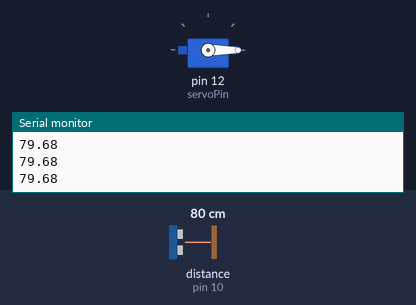
A sketch run on a simulated Arduino Uno, built with avr-gcc and run on an emulated ATmega328P. Parts: servo, the last lines printed to the serial monitor. Wiring (inferred from the names in the program): ultrasonic range finder: trigger pin 11; echo pin 10. The test bench sets the inputs (shaded band); at power-on: distance to the obstacle (sensor on pin 10) 80 cm. The echo pulse lasts 58.3 µs per cm.

Above: at 1.2 s.
1.3 s: distance to the obstacle (sensor on pin 10) set to 7 cm
2.8 s: distance to the obstacle (sensor on pin 10) set to 4 cm
At 4.1 s:
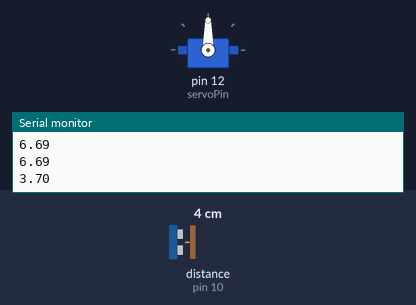
Timing chart, 0 to 5.8 s (numbered marks = the images above; inputs shaded):
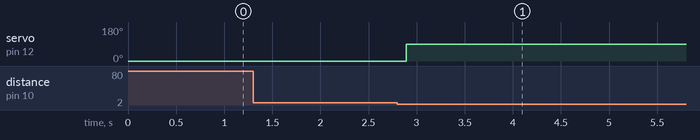

The sketch:

parking_garage_sensor.ino
```cpp
// parking_garage_sensor.ino
// Use Arduino IDE to run Code


#include <Servo.h>

#define trigPin 11
#define echoPin 10
#define servoPin 12

Servo parkingGate;

void setup() {
  Serial.begin(9600);

  pinMode(trigPin, OUTPUT);
  pinMode(echoPin, INPUT);
  digitalWrite(trigPin, LOW);

  parkingGate.attach(servoPin);
  parkingGate.write(0);
}

void loop() {

  if (checkDistance() <= 5.00) {
    parkingGate.write(90);
    delay(5000);

  } else {
    parkingGate.write(0);

  }

  delay(100);
}

float checkDistance() {
  digitalWrite(trigPin, HIGH);
  delayMicroseconds(10);
  digitalWrite(trigPin, LOW);

  long duration = pulseIn(echoPin, HIGH);
  float distance = (duration * .0343) / 2;
  Serial.println(distance);
  return distance;  // in cm
}
```

Measured:
- the behaviour switches between 6 and 5 cm on distance to the obstacle (sensor on pin 10) (found by bisection; images 0 and 1)
- after the input at 2.8 s, servo on pin 12 (servoPin): 0° → 90° after 0.09 s
